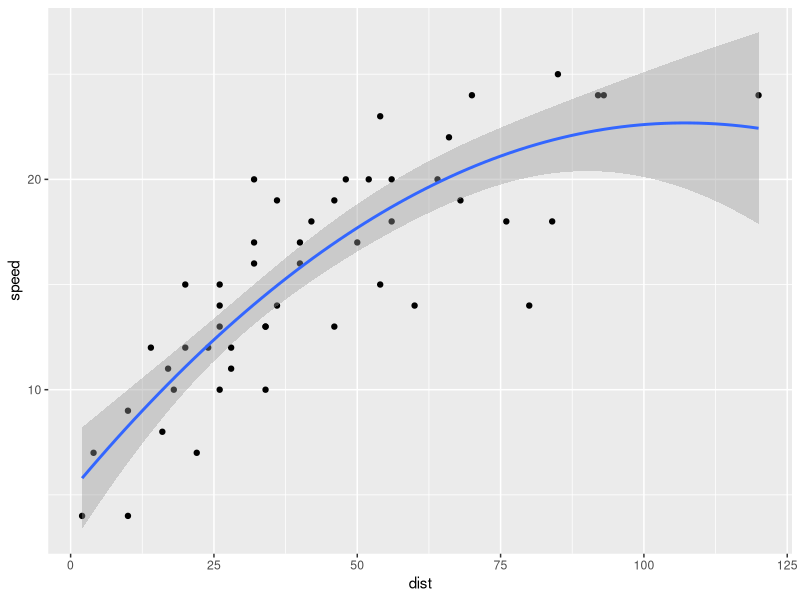

Write R code to recreate this figure.
## ---- chunk 1
options(htmltools.dir.version = FALSE)
## ---- chunk 2
library(tidyverse)
ggplot(cars, aes(x = dist, y = speed)) + 
  geom_point() + 
{{ geom_smooth(method = 'lm', formula = y ~ poly(x, 2))}} # we can highlight lines of code 
## ---- chunk 3
if (TRUE) {
{{ message("Very important!") }}
}
